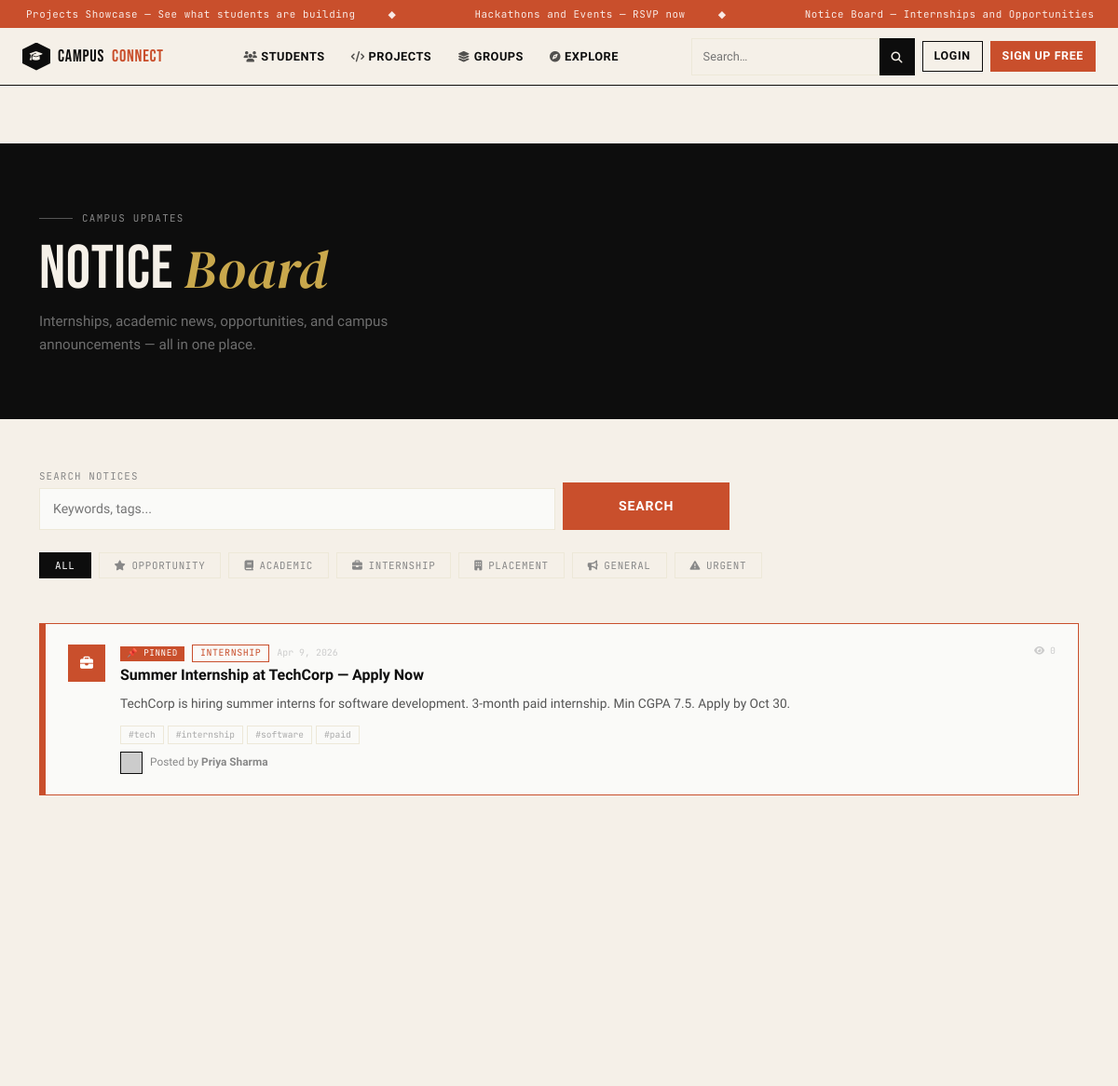
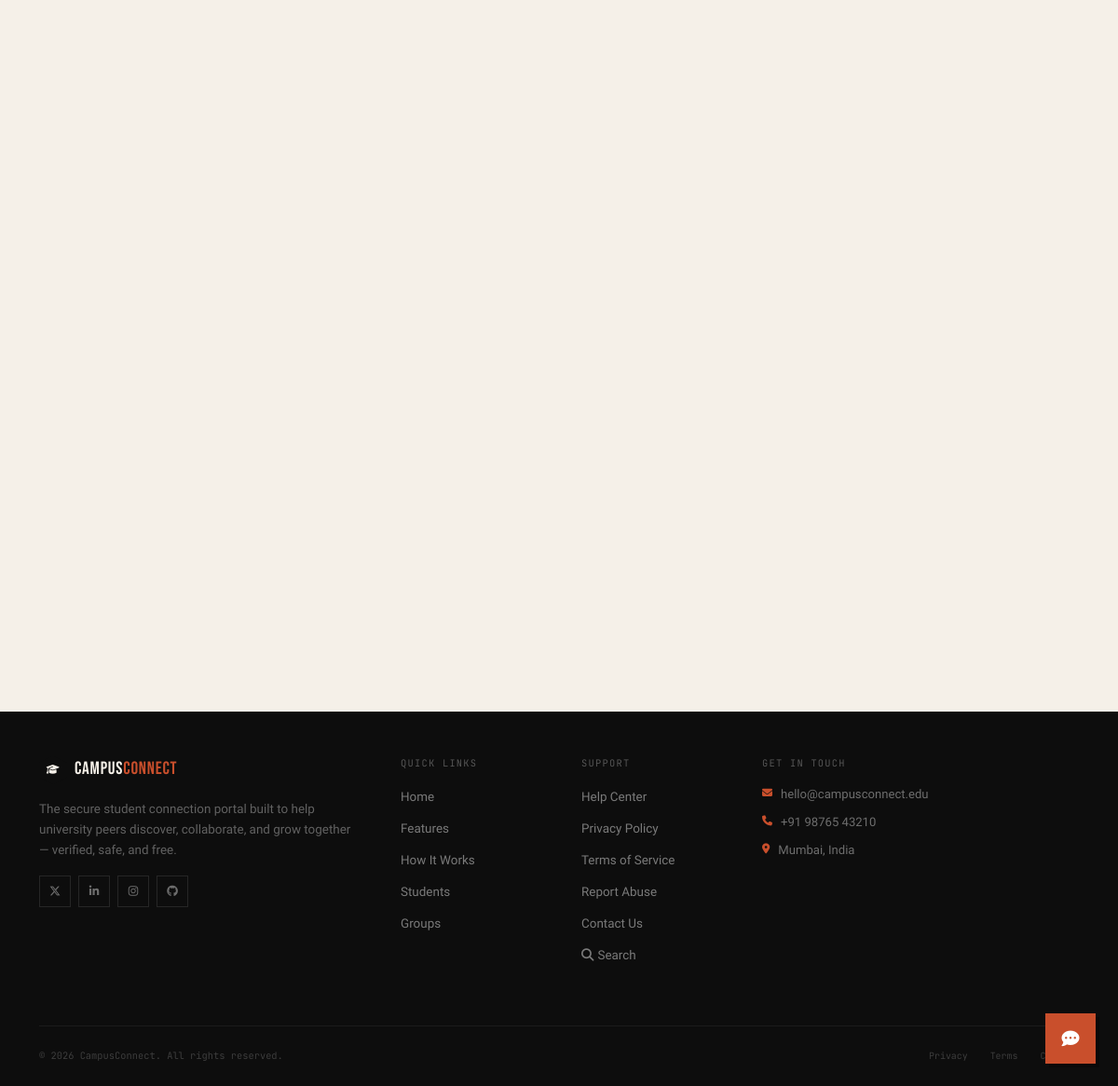
Page /pages/notices.php on the committed database (2 pictures, top to bottom).
### tables this page shows
CREATE TABLE IF NOT EXISTS notices (
    id         INT AUTO_INCREMENT PRIMARY KEY,
    user_id    INT NOT NULL,
    title      VARCHAR(200) NOT NULL,
    body       TEXT NOT NULL,
    category   ENUM('opportunity','academic','internship','placement','general','urgent') DEFAULT 'general',
    tags       VARCHAR(300),                        
    expires_at DATETIME,
    is_pinned  TINYINT(1) DEFAULT 0,
    views      INT UNSIGNED DEFAULT 0,
    created_at TIMESTAMP DEFAULT CURRENT_TIMESTAMP,
    FOREIGN KEY (user_id) REFERENCES users(id) ON DELETE CASCADE
);

CREATE TABLE IF NOT EXISTS users (
    id          INT AUTO_INCREMENT PRIMARY KEY,
    name        VARCHAR(100)        NOT NULL,
    email       VARCHAR(150)        NOT NULL UNIQUE,
    password    VARCHAR(255)        NOT NULL,
    department  VARCHAR(100),
    semester    TINYINT UNSIGNED,
    university  VARCHAR(150),
    skills      TEXT,                           
    bio         TEXT,
    avatar      VARCHAR(255)        DEFAULT 'default.jpg',
    is_verified TINYINT(1)          DEFAULT 0,
    is_online   TINYINT(1)          DEFAULT 0,
    created_at  TIMESTAMP           DEFAULT CURRENT_TIMESTAMP
);

### includes/config.php (called while the page is built, shortened)
<?php
function e(string $s): string {
    return htmlspecialchars($s, ENT_QUOTES, 'UTF-8');
}

### pages/notices.php (the view, shortened to what this page needs)
<?php
require_once __DIR__ . '/../includes/config.php';
$db = getDB();
$cat    = $_GET['cat'] ?? 'all';
$search = trim($_GET['q'] ?? '');
$page   = max(1,(int)($_GET['page']??1));
$perPage= 10;
$offset = ($page-1)*$perPage;
$where  = ["(n.expires_at IS NULL OR n.expires_at > NOW())"];
$params = [];
$whereSQL = implode(' AND ',$where);
$stNotices = $db->prepare(
    "SELECT n.*, u.name AS author_name, u.department AS author_dept
     FROM notices n JOIN users u ON u.id=n.user_id
     WHERE $whereSQL ORDER BY n.is_pinned DESC, n.created_at DESC LIMIT $perPage OFFSET $offset"
);
$stNotices->execute($params);
$notices = $stNotices->fetchAll();
$catLabels = ['all'=>'All','opportunity'=>'Opportunity','academic'=>'Academic','internship'=>'Internship',
              'placement'=>'Placement','general'=>'General','urgent'=>'Urgent'];
$catColors = ['opportunity'=>'var(--moss)','academic'=>'var(--sky)','internship'=>'var(--rust)',
              'placement'=>'var(--gold)','general'=>'#888','urgent'=>'#dc3545'];
$catIcons  = ['opportunity'=>'fa-star','academic'=>'fa-book','internship'=>'fa-briefcase',
              'placement'=>'fa-building','general'=>'fa-bullhorn','urgent'=>'fa-triangle-exclamation'];
include __DIR__ . '/../includes/header.php';
?>
<div style="margin-top:92px;background:var(--paper);min-height:100vh;">
  <div style="background:var(--ink);padding:64px 0 50px;">
    <div class="container">
      <div class="row align-items-end g-4">
        <div class="col-lg-7">
          <div class="cc-section-label white-lbl reveal">Campus Updates</div>
          <h1 class="cc-heading on-dark reveal d1">Notice <em>Board</em></h1>
          <p class="reveal d2" style="color:rgba(255,255,255,.4);max-width:480px;margin-top:12px;font-size:.95rem;line-height:1.65;">
            Internships, academic news, opportunities, and campus announcements — all in one place.
          </p>
        </div>
      </div>
    </div>
  </div>
  <div class="container py-5">
    <form method="GET" class="mb-4 reveal">
      <div class="row g-2 align-items-end">
        <div class="col-md-6"><label class="cc-form-label">Search Notices</label>
          <input type="text" name="q" value="<?= e($search) ?>" class="cc-form-input" placeholder="Keywords, tags...">
          <input type="hidden" name="cat" value="<?= e($cat) ?>"></div>
        <div class="col-md-2"><button type="submit" class="cc-form-submit w-100">Search</button></div>
      </div>
    </form>
    <div class="d-flex flex-wrap gap-2 mb-5 reveal">
      <?php foreach ($catLabels as $k=>$v): ?>
      <a href="?cat=<?= $k ?>&q=<?= urlencode($search) ?>"
         style="padding:5px 16px;border:1.5px solid <?= $cat===$k?($k==='all'?'var(--ink)':$catColors[$k]):'var(--cream)' ?>;
                background:<?= $cat===$k?($k==='all'?'var(--ink)':$catColors[$k]):'transparent' ?>;
                color:<?= $cat===$k?'#fff':'#888' ?>;
                font-family:var(--font-mono);font-size:.68rem;text-transform:uppercase;letter-spacing:.06em;
                display:inline-flex;align-items:center;gap:6px;transition:all .2s;">
        <?php if($k!=='all'): ?><i class="fas <?= $catIcons[$k] ?>"></i><?php endif; ?><?= $v ?>
      </a>
      <?php endforeach; ?>
    </div>
    <?php if ($notices): ?>
    <div class="d-flex flex-column gap-3 mb-4">
      <?php foreach ($notices as $i=>$n):
        $clr  = $catColors[$n['category']] ?? '#888';
        $icon = $catIcons[$n['category']]  ?? 'fa-bullhorn';
        $tags = array_filter(array_map('trim', explode(',',$n['tags']??'')));
      ?>
      <div class="reveal d<?= ($i%3)+1 ?>"
           style="border:1.5px solid <?= $n['is_pinned']?'var(--rust)':'var(--ink)' ?>;
                  background:var(--white);overflow:hidden;
                  transition:box-shadow .25s;"
           onmouseover="this.style.boxShadow='4px 4px 0 var(--ink)'"
           onmouseout="this.style.boxShadow=''">
        <div class="d-flex">
          <div style="width:6px;background:<?= $clr ?>;flex-shrink:0;"></div>
          <div style="padding:22px 24px;flex:1;">
            <div class="d-flex align-items-start gap-3 flex-wrap">
              <div style="width:40px;height:40px;background:<?= $clr ?>;display:flex;align-items:center;justify-content:center;flex-shrink:0;">
                <i class="fas <?= $icon ?>" style="color:#fff;font-size:14px;"></i>
              </div>
              <div class="flex-grow-1">
                <div class="d-flex align-items-center gap-2 flex-wrap mb-1">
                  <?php if ($n['is_pinned']): ?>
                  <span style="font-family:var(--font-mono);font-size:.58rem;background:var(--rust);color:#fff;
                               padding:1px 7px;text-transform:uppercase;letter-spacing:.06em;">📌 Pinned</span>
                  <?php endif; ?>
                  <span style="font-family:var(--font-mono);font-size:.62rem;border:1px solid <?= $clr ?>;
                               color:<?= $clr ?>;padding:1px 8px;text-transform:uppercase;letter-spacing:.06em;">
                    <?= e($catLabels[$n['category']]??'') ?>
                  </span>
                  <span style="font-family:var(--font-mono);font-size:.62rem;color:#ccc;">
                    <?= date('M j, Y', strtotime($n['created_at'])) ?>
                  </span>
                </div>
                <h3 style="font-weight:700;font-size:1rem;color:var(--ink);margin-bottom:8px;line-height:1.3;">
                  <?= e($n['title']) ?>
                </h3>
                <p style="font-size:.86rem;line-height:1.65;color:#555;margin-bottom:12px;">
                  <?= nl2br(e(mb_strimwidth($n['body'],0,200,'…'))) ?>
                </p>
                <?php if ($tags): ?>
                <div class="d-flex flex-wrap gap-1 mb-2">
                  <?php foreach ($tags as $tag): ?>
                  <span style="padding:2px 8px;font-family:var(--font-mono);font-size:.6rem;
                               border:1px solid var(--cream);color:#aaa;text-transform:lowercase;">
                    #<?= e($tag) ?>
                  </span>
                  <?php endforeach; ?>
                </div>
                <?php endif; ?>
                <div class="d-flex align-items-center gap-2 mt-2">
                  <img src="https://picsum.photos/seed/<?= e($n['author_name']) ?>/40/40"
                       style="width:24px;height:24px;object-fit:cover;border:1px solid var(--ink);" alt="">
                  <span style="font-size:.74rem;color:#888;">Posted by <strong><?= e($n['author_name']) ?></strong></span>
                </div>
              </div>
              <div style="text-align:right;flex-shrink:0;">
                <div style="font-family:var(--font-mono);font-size:.62rem;color:#ccc;">
                  <i class="fas fa-eye"></i> <?= (int)$n['views'] ?>
                </div>
              </div>
            </div>
          </div>
        </div>
      </div>
      <?php endforeach; ?>
    </div>
    <?php endif; ?>
  </div>
</div>
<?php include __DIR__ . '/../includes/footer.php'; ?>

### assets/css/style.css (style rules this page uses)
:root { --ink: #0d0d0d; --paper: #f5f0e8; --cream: #ede8d8; --rust: #c94f2c; --rust-light: #e8694a; --moss: #2d4a3e; --gold: #c9a84c; --sky: #1a3a5c; --white: #fafaf8; --font-display:'Bebas Neue', sans-serif; --font-serif: 'DM Serif Display', serif; --font-body: 'Bricolage Grotesque', sans-serif; --font-mono: 'JetBrains Mono', monospace; --ease-out: cubic-bezier(0.16, 1, 0.3, 1); --ease-bounce: cubic-bezier(0.34, 1.56, 0.64, 1); }
*, *::before, *::after { box-sizing: border-box; }
html { scroll-behavior: smooth; }
body { font-family: var(--font-body); background: var(--paper); color: var(--ink); overflow-x: hidden; }
img { max-width: 100%; }
a { text-decoration: none; }
.cc-section-label { display: inline-flex; align-items: center; gap: 10px; font-family: var(--font-mono); font-size: .68rem; letter-spacing: .12em; text-transform: uppercase; color: var(--rust); margin-bottom: 16px; }
.cc-section-label::before { content: ''; width: 36px; height: 1px; background: var(--rust); }
.cc-section-label.white-lbl { color: rgba(255,255,255,.5); }
.cc-section-label.white-lbl::before { background: rgba(255,255,255,.3); }
.cc-heading { font-family: var(--font-display); font-size: clamp(44px, 5.5vw, 72px); line-height: .95; letter-spacing: .01em; color: var(--ink); }
.cc-heading em { font-family: var(--font-serif); font-style: italic; color: var(--rust); font-size: .88em; }
.cc-heading.on-dark { color: var(--paper); }
.cc-heading.on-dark em { color: var(--gold); }
.reveal { opacity: 0; transform: translateY(28px); transition: opacity .8s var(--ease-out), transform .8s var(--ease-out); }
.reveal.visible { opacity: 1; transform: none; }
.d1 { transition-delay: .1s; }
.d2 { transition-delay: .2s; }
.cc-form-label { font-family: var(--font-mono); font-size: .68rem; letter-spacing: .1em; text-transform: uppercase; color: #888; margin-bottom: 5px; }
.cc-form-input { width: 100%; padding: 11px 14px; background: var(--white); border: 1.5px solid var(--cream); font-family: var(--font-body); font-size: .88rem; color: var(--ink); outline: none; transition: border-color .2s; border-radius: 0; }
.cc-form-submit { width: 100%; padding: 13px; background: var(--rust); border: 2px solid var(--rust); color: #fff; font-family: var(--font-body); font-size: .88rem; font-weight: 700; text-transform: uppercase; letter-spacing: .06em; cursor: pointer; transition: all .2s; }

### rows in the picture
notices: is_pinned "📌 PINNED", category "INTERNSHIP", created_at "Apr 9, 2026", title "Summer Internship at TechCorp — Apply Now", body "TechCorp is hiring summer interns for software development. 3-month paid internship. Min CGPA 7.5. Apply by Oct 30.", tags "tech", tags "internship", tags "software", tags "paid", user.name "Priya Sharma", views "0"

### other values in the picture
$t "Projects Showcase — See what students are building"
$t "Hackathons and Events — RSVP now"
$t "Notice Board — Internships and Opportunities"
$v "ALL"
$v "OPPORTUNITY"
$v "ACADEMIC"
$v "INTERNSHIP"
$v "PLACEMENT"
$v "GENERAL"
$v "URGENT"
